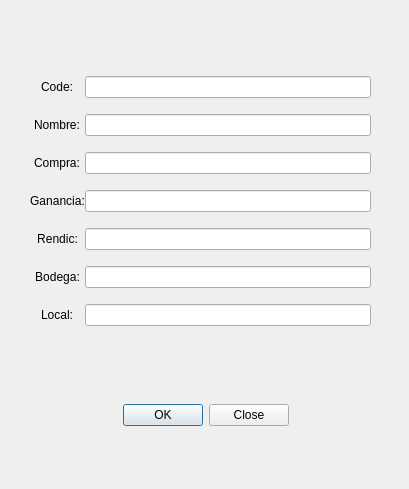
<?xml version="1.0" encoding="UTF-8"?>
<ui version="4.0">
 <class>edit</class>
 <widget class="QDialog" name="edit">
  <property name="geometry">
   <rect>
    <x>0</x>
    <y>0</y>
    <width>409</width>
    <height>489</height>
   </rect>
  </property>
  <property name="windowTitle">
   <string>Editar</string>
  </property>
  <widget class="QDialogButtonBox" name="buttonBox">
   <property name="geometry">
    <rect>
     <x>0</x>
     <y>400</y>
     <width>411</width>
     <height>31</height>
    </rect>
   </property>
   <property name="orientation">
    <enum>Qt::Orientation::Horizontal</enum>
   </property>
   <property name="standardButtons">
    <set>QDialogButtonBox::StandardButton::Close|QDialogButtonBox::StandardButton::Ok</set>
   </property>
   <property name="centerButtons">
    <bool>true</bool>
   </property>
  </widget>
  <widget class="QWidget" name="formLayoutWidget">
   <property name="geometry">
    <rect>
     <x>30</x>
     <y>30</y>
     <width>341</width>
     <height>341</height>
    </rect>
   </property>
   <layout class="QFormLayout" name="formLayout">
    <property name="fieldGrowthPolicy">
     <enum>QFormLayout::FieldGrowthPolicy::ExpandingFieldsGrow</enum>
    </property>
    <property name="labelAlignment">
     <set>Qt::AlignmentFlag::AlignCenter</set>
    </property>
    <property name="formAlignment">
     <set>Qt::AlignmentFlag::AlignCenter</set>
    </property>
    <property name="horizontalSpacing">
     <number>0</number>
    </property>
    <property name="verticalSpacing">
     <number>16</number>
    </property>
    <item row="0" column="0">
     <widget class="QLabel" name="label_2">
      <property name="text">
       <string>Code:</string>
      </property>
      <property name="alignment">
       <set>Qt::AlignmentFlag::AlignCenter</set>
      </property>
     </widget>
    </item>
    <item row="0" column="1">
     <widget class="QLineEdit" name="i_code"/>
    </item>
    <item row="1" column="0">
     <widget class="QLabel" name="label">
      <property name="text">
       <string>Nombre:</string>
      </property>
      <property name="alignment">
       <set>Qt::AlignmentFlag::AlignCenter</set>
      </property>
     </widget>
    </item>
    <item row="1" column="1">
     <widget class="QLineEdit" name="i_name"/>
    </item>
    <item row="2" column="0">
     <widget class="QLabel" name="label_3">
      <property name="text">
       <string>Compra:</string>
      </property>
      <property name="alignment">
       <set>Qt::AlignmentFlag::AlignCenter</set>
      </property>
     </widget>
    </item>
    <item row="2" column="1">
     <widget class="QLineEdit" name="i_shop"/>
    </item>
    <item row="3" column="0">
     <widget class="QLabel" name="label_4">
      <property name="text">
       <string>Ganancia:</string>
      </property>
      <property name="alignment">
       <set>Qt::AlignmentFlag::AlignCenter</set>
      </property>
     </widget>
    </item>
    <item row="3" column="1">
     <widget class="QLineEdit" name="i_gana"/>
    </item>
    <item row="4" column="0">
     <widget class="QLabel" name="label_5">
      <property name="text">
       <string>Rendic:</string>
      </property>
      <property name="alignment">
       <set>Qt::AlignmentFlag::AlignCenter</set>
      </property>
     </widget>
    </item>
    <item row="4" column="1">
     <widget class="QLineEdit" name="i_location"/>
    </item>
    <item row="5" column="0">
     <widget class="QLabel" name="label_6">
      <property name="text">
       <string>Bodega:</string>
      </property>
      <property name="alignment">
       <set>Qt::AlignmentFlag::AlignCenter</set>
      </property>
     </widget>
    </item>
    <item row="5" column="1">
     <widget class="QLineEdit" name="i_location2"/>
    </item>
    <item row="6" column="0">
     <widget class="QLabel" name="label_7">
      <property name="text">
       <string>Local:</string>
      </property>
      <property name="alignment">
       <set>Qt::AlignmentFlag::AlignCenter</set>
      </property>
     </widget>
    </item>
    <item row="6" column="1">
     <widget class="QLineEdit" name="i_location3"/>
    </item>
   </layout>
  </widget>
 </widget>
 <resources/>
 <connections>
  <connection>
   <sender>buttonBox</sender>
   <signal>accepted()</signal>
   <receiver>edit</receiver>
   <slot>accept()</slot>
   <hints>
    <hint type="sourcelabel">
     <x>248</x>
     <y>254</y>
    </hint>
    <hint type="destinationlabel">
     <x>157</x>
     <y>274</y>
    </hint>
   </hints>
  </connection>
  <connection>
   <sender>buttonBox</sender>
   <signal>rejected()</signal>
   <receiver>edit</receiver>
   <slot>reject()</slot>
   <hints>
    <hint type="sourcelabel">
     <x>316</x>
     <y>260</y>
    </hint>
    <hint type="destinationlabel">
     <x>286</x>
     <y>274</y>
    </hint>
   </hints>
  </connection>
 </connections>
</ui>
